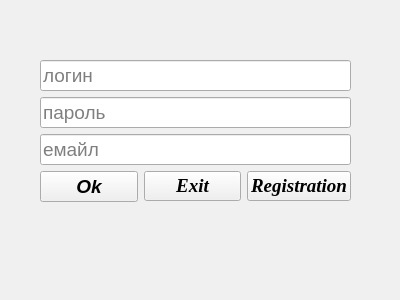
<?xml version="1.0" encoding="UTF-8"?>
<ui version="4.0">
 <class>auth_reg</class>
 <widget class="QWidget" name="auth_reg">
  <property name="geometry">
   <rect>
    <x>0</x>
    <y>0</y>
    <width>400</width>
    <height>300</height>
   </rect>
  </property>
  <property name="palette">
   <palette>
    <active>
     <colorrole role="WindowText">
      <brush brushstyle="SolidPattern">
       <color alpha="255">
        <red>0</red>
        <green>0</green>
        <blue>0</blue>
       </color>
      </brush>
     </colorrole>
     <colorrole role="Button">
      <brush brushstyle="SolidPattern">
       <color alpha="255">
        <red>170</red>
        <green>0</green>
        <blue>255</blue>
       </color>
      </brush>
     </colorrole>
     <colorrole role="Light">
      <brush brushstyle="SolidPattern">
       <color alpha="255">
        <red>212</red>
        <green>127</green>
        <blue>255</blue>
       </color>
      </brush>
     </colorrole>
     <colorrole role="Midlight">
      <brush brushstyle="SolidPattern">
       <color alpha="255">
        <red>191</red>
        <green>63</green>
        <blue>255</blue>
       </color>
      </brush>
     </colorrole>
     <colorrole role="Dark">
      <brush brushstyle="SolidPattern">
       <color alpha="255">
        <red>85</red>
        <green>0</green>
        <blue>127</blue>
       </color>
      </brush>
     </colorrole>
     <colorrole role="Mid">
      <brush brushstyle="SolidPattern">
       <color alpha="255">
        <red>113</red>
        <green>0</green>
        <blue>170</blue>
       </color>
      </brush>
     </colorrole>
     <colorrole role="Text">
      <brush brushstyle="SolidPattern">
       <color alpha="255">
        <red>0</red>
        <green>0</green>
        <blue>0</blue>
       </color>
      </brush>
     </colorrole>
     <colorrole role="BrightText">
      <brush brushstyle="SolidPattern">
       <color alpha="255">
        <red>255</red>
        <green>255</green>
        <blue>255</blue>
       </color>
      </brush>
     </colorrole>
     <colorrole role="ButtonText">
      <brush brushstyle="SolidPattern">
       <color alpha="255">
        <red>0</red>
        <green>0</green>
        <blue>0</blue>
       </color>
      </brush>
     </colorrole>
     <colorrole role="Base">
      <brush brushstyle="SolidPattern">
       <color alpha="255">
        <red>255</red>
        <green>255</green>
        <blue>255</blue>
       </color>
      </brush>
     </colorrole>
     <colorrole role="Window">
      <brush brushstyle="SolidPattern">
       <color alpha="255">
        <red>170</red>
        <green>0</green>
        <blue>255</blue>
       </color>
      </brush>
     </colorrole>
     <colorrole role="Shadow">
      <brush brushstyle="SolidPattern">
       <color alpha="255">
        <red>0</red>
        <green>0</green>
        <blue>0</blue>
       </color>
      </brush>
     </colorrole>
     <colorrole role="AlternateBase">
      <brush brushstyle="SolidPattern">
       <color alpha="255">
        <red>212</red>
        <green>127</green>
        <blue>255</blue>
       </color>
      </brush>
     </colorrole>
     <colorrole role="ToolTipBase">
      <brush brushstyle="SolidPattern">
       <color alpha="255">
        <red>255</red>
        <green>255</green>
        <blue>220</blue>
       </color>
      </brush>
     </colorrole>
     <colorrole role="ToolTipText">
      <brush brushstyle="SolidPattern">
       <color alpha="255">
        <red>0</red>
        <green>0</green>
        <blue>0</blue>
       </color>
      </brush>
     </colorrole>
    </active>
    <inactive>
     <colorrole role="WindowText">
      <brush brushstyle="SolidPattern">
       <color alpha="255">
        <red>0</red>
        <green>0</green>
        <blue>0</blue>
       </color>
      </brush>
     </colorrole>
     <colorrole role="Button">
      <brush brushstyle="SolidPattern">
       <color alpha="255">
        <red>240</red>
        <green>240</green>
        <blue>240</blue>
       </color>
      </brush>
     </colorrole>
     <colorrole role="Light">
      <brush brushstyle="SolidPattern">
       <color alpha="255">
        <red>255</red>
        <green>255</green>
        <blue>255</blue>
       </color>
      </brush>
     </colorrole>
     <colorrole role="Midlight">
      <brush brushstyle="SolidPattern">
       <color alpha="255">
        <red>227</red>
        <green>227</green>
        <blue>227</blue>
       </color>
      </brush>
     </colorrole>
     <colorrole role="Dark">
      <brush brushstyle="SolidPattern">
       <color alpha="255">
        <red>160</red>
        <green>160</green>
        <blue>160</blue>
       </color>
      </brush>
     </colorrole>
     <colorrole role="Mid">
      <brush brushstyle="SolidPattern">
       <color alpha="255">
        <red>160</red>
        <green>160</green>
        <blue>160</blue>
       </color>
      </brush>
     </colorrole>
     <colorrole role="Text">
      <brush brushstyle="SolidPattern">
       <color alpha="255">
        <red>0</red>
        <green>0</green>
        <blue>0</blue>
       </color>
      </brush>
     </colorrole>
     <colorrole role="BrightText">
      <brush brushstyle="SolidPattern">
       <color alpha="255">
        <red>255</red>
        <green>255</green>
        <blue>255</blue>
       </color>
      </brush>
     </colorrole>
     <colorrole role="ButtonText">
      <brush brushstyle="SolidPattern">
       <color alpha="255">
        <red>0</red>
        <green>0</green>
        <blue>0</blue>
       </color>
      </brush>
     </colorrole>
     <colorrole role="Base">
      <brush brushstyle="SolidPattern">
       <color alpha="255">
        <red>255</red>
        <green>255</green>
        <blue>255</blue>
       </color>
      </brush>
     </colorrole>
     <colorrole role="Window">
      <brush brushstyle="SolidPattern">
       <color alpha="255">
        <red>240</red>
        <green>240</green>
        <blue>240</blue>
       </color>
      </brush>
     </colorrole>
     <colorrole role="Shadow">
      <brush brushstyle="SolidPattern">
       <color alpha="255">
        <red>105</red>
        <green>105</green>
        <blue>105</blue>
       </color>
      </brush>
     </colorrole>
     <colorrole role="AlternateBase">
      <brush brushstyle="SolidPattern">
       <color alpha="255">
        <red>245</red>
        <green>245</green>
        <blue>245</blue>
       </color>
      </brush>
     </colorrole>
     <colorrole role="ToolTipBase">
      <brush brushstyle="SolidPattern">
       <color alpha="255">
        <red>255</red>
        <green>255</green>
        <blue>220</blue>
       </color>
      </brush>
     </colorrole>
     <colorrole role="ToolTipText">
      <brush brushstyle="SolidPattern">
       <color alpha="255">
        <red>0</red>
        <green>0</green>
        <blue>0</blue>
       </color>
      </brush>
     </colorrole>
    </inactive>
    <disabled>
     <colorrole role="WindowText">
      <brush brushstyle="SolidPattern">
       <color alpha="255">
        <red>85</red>
        <green>0</green>
        <blue>127</blue>
       </color>
      </brush>
     </colorrole>
     <colorrole role="Button">
      <brush brushstyle="SolidPattern">
       <color alpha="255">
        <red>170</red>
        <green>0</green>
        <blue>255</blue>
       </color>
      </brush>
     </colorrole>
     <colorrole role="Light">
      <brush brushstyle="SolidPattern">
       <color alpha="255">
        <red>212</red>
        <green>127</green>
        <blue>255</blue>
       </color>
      </brush>
     </colorrole>
     <colorrole role="Midlight">
      <brush brushstyle="SolidPattern">
       <color alpha="255">
        <red>191</red>
        <green>63</green>
        <blue>255</blue>
       </color>
      </brush>
     </colorrole>
     <colorrole role="Dark">
      <brush brushstyle="SolidPattern">
       <color alpha="255">
        <red>85</red>
        <green>0</green>
        <blue>127</blue>
       </color>
      </brush>
     </colorrole>
     <colorrole role="Mid">
      <brush brushstyle="SolidPattern">
       <color alpha="255">
        <red>113</red>
        <green>0</green>
        <blue>170</blue>
       </color>
      </brush>
     </colorrole>
     <colorrole role="Text">
      <brush brushstyle="SolidPattern">
       <color alpha="255">
        <red>85</red>
        <green>0</green>
        <blue>127</blue>
       </color>
      </brush>
     </colorrole>
     <colorrole role="BrightText">
      <brush brushstyle="SolidPattern">
       <color alpha="255">
        <red>255</red>
        <green>255</green>
        <blue>255</blue>
       </color>
      </brush>
     </colorrole>
     <colorrole role="ButtonText">
      <brush brushstyle="SolidPattern">
       <color alpha="255">
        <red>85</red>
        <green>0</green>
        <blue>127</blue>
       </color>
      </brush>
     </colorrole>
     <colorrole role="Base">
      <brush brushstyle="SolidPattern">
       <color alpha="255">
        <red>170</red>
        <green>0</green>
        <blue>255</blue>
       </color>
      </brush>
     </colorrole>
     <colorrole role="Window">
      <brush brushstyle="SolidPattern">
       <color alpha="255">
        <red>170</red>
        <green>0</green>
        <blue>255</blue>
       </color>
      </brush>
     </colorrole>
     <colorrole role="Shadow">
      <brush brushstyle="SolidPattern">
       <color alpha="255">
        <red>0</red>
        <green>0</green>
        <blue>0</blue>
       </color>
      </brush>
     </colorrole>
     <colorrole role="AlternateBase">
      <brush brushstyle="SolidPattern">
       <color alpha="255">
        <red>245</red>
        <green>245</green>
        <blue>245</blue>
       </color>
      </brush>
     </colorrole>
     <colorrole role="ToolTipBase">
      <brush brushstyle="SolidPattern">
       <color alpha="255">
        <red>255</red>
        <green>255</green>
        <blue>220</blue>
       </color>
      </brush>
     </colorrole>
     <colorrole role="ToolTipText">
      <brush brushstyle="SolidPattern">
       <color alpha="255">
        <red>0</red>
        <green>0</green>
        <blue>0</blue>
       </color>
      </brush>
     </colorrole>
    </disabled>
   </palette>
  </property>
  <property name="windowTitle">
   <string>вход</string>
  </property>
  <property name="autoFillBackground">
   <bool>false</bool>
  </property>
  <widget class="QWidget" name="layoutWidget">
   <property name="geometry">
    <rect>
     <x>40</x>
     <y>60</y>
     <width>311</width>
     <height>221</height>
    </rect>
   </property>
   <layout class="QVBoxLayout" name="verticalLayout_2">
    <item>
     <layout class="QVBoxLayout" name="verticalLayout">
      <item>
       <widget class="QLineEdit" name="lineEd_log">
        <property name="font">
         <font>
          <pointsize>14</pointsize>
         </font>
        </property>
        <property name="text">
         <string/>
        </property>
        <property name="placeholderText">
         <string>логин</string>
        </property>
       </widget>
      </item>
      <item>
       <widget class="QLineEdit" name="lineEd_pass">
        <property name="font">
         <font>
          <pointsize>14</pointsize>
         </font>
        </property>
        <property name="text">
         <string/>
        </property>
        <property name="echoMode">
         <enum>QLineEdit::Password</enum>
        </property>
        <property name="placeholderText">
         <string>пароль</string>
        </property>
       </widget>
      </item>
      <item>
       <widget class="QLineEdit" name="lineEdit_email">
        <property name="font">
         <font>
          <pointsize>14</pointsize>
          <bold>false</bold>
         </font>
        </property>
        <property name="text">
         <string/>
        </property>
        <property name="placeholderText">
         <string>емайл</string>
        </property>
       </widget>
      </item>
      <item>
       <layout class="QHBoxLayout" name="horizontalLayout">
        <item>
         <widget class="QPushButton" name="pushBut_ok">
          <property name="font">
           <font>
            <pointsize>14</pointsize>
            <italic>true</italic>
            <bold>true</bold>
           </font>
          </property>
          <property name="text">
           <string>Ok</string>
          </property>
         </widget>
        </item>
        <item>
         <widget class="QPushButton" name="pushBut_ex">
          <property name="font">
           <font>
            <family>Times New Roman</family>
            <pointsize>14</pointsize>
            <italic>true</italic>
            <bold>true</bold>
           </font>
          </property>
          <property name="text">
           <string>Exit</string>
          </property>
         </widget>
        </item>
        <item>
         <widget class="QPushButton" name="pushBut_reg">
          <property name="font">
           <font>
            <family>Times New Roman</family>
            <pointsize>14</pointsize>
            <italic>true</italic>
            <bold>true</bold>
           </font>
          </property>
          <property name="text">
           <string>Registration</string>
          </property>
         </widget>
        </item>
       </layout>
      </item>
     </layout>
    </item>
    <item>
     <widget class="QLabel" name="label_status">
      <property name="font">
       <font>
        <pointsize>10</pointsize>
        <italic>true</italic>
        <bold>true</bold>
        <stylestrategy>PreferDefault</stylestrategy>
       </font>
      </property>
      <property name="layoutDirection">
       <enum>Qt::LeftToRight</enum>
      </property>
      <property name="text">
       <string/>
      </property>
      <property name="alignment">
       <set>Qt::AlignCenter</set>
      </property>
     </widget>
    </item>
   </layout>
  </widget>
 </widget>
 <resources/>
 <connections/>
</ui>
